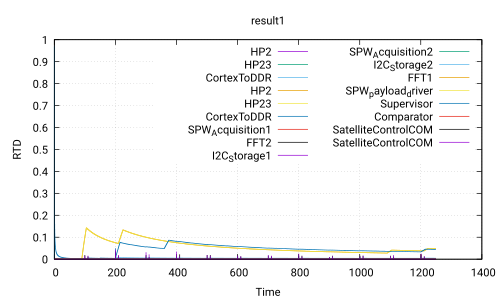

Write gnuplot code to recreate this figure.
 set title 'result1'
 set ylabel 'RTD'
 set xlabel 'Time'
 set grid
 set term pdf
 set output 'Use_case_DoubleCamera_Safety.ATIPPIC.executable360.0_120.0.pdf'
 plot 'Use_case_DoubleCamera_Safety.ATIPPIC.executable360.0_120.0.csv' using 1:2 with lines title 'HP2','Use_case_DoubleCamera_Safety.ATIPPIC.executable360.0_120.0.csv' using 1:3 with lines title 'HP23','Use_case_DoubleCamera_Safety.ATIPPIC.executable360.0_120.0.csv' using 1:4 with lines title 'CortexToDDR','Use_case_DoubleCamera_Safety.ATIPPIC.executable360.0_120.0.csv' using 1:5 with lines title 'HP2','Use_case_DoubleCamera_Safety.ATIPPIC.executable360.0_120.0.csv' using 1:6 with lines title 'HP23','Use_case_DoubleCamera_Safety.ATIPPIC.executable360.0_120.0.csv' using 1:7 with lines title 'CortexToDDR','Use_case_DoubleCamera_Safety.ATIPPIC.executable360.0_120.0.csv' using 1:8 with lines title 'SPW_Acquisition1','Use_case_DoubleCamera_Safety.ATIPPIC.executable360.0_120.0.csv' using 1:9 with lines title 'FFT2','Use_case_DoubleCamera_Safety.ATIPPIC.executable360.0_120.0.csv' using 1:10 with lines title 'I2C_Storage1','Use_case_DoubleCamera_Safety.ATIPPIC.executable360.0_120.0.csv' using 1:11 with lines title 'SPW_Acquisition2','Use_case_DoubleCamera_Safety.ATIPPIC.executable360.0_120.0.csv' using 1:12 with lines title 'I2C_Storage2','Use_case_DoubleCamera_Safety.ATIPPIC.executable360.0_120.0.csv' using 1:13 with lines title 'FFT1','Use_case_DoubleCamera_Safety.ATIPPIC.executable360.0_120.0.csv' using 1:14 with lines title 'SPW_payload_driver','Use_case_DoubleCamera_Safety.ATIPPIC.executable360.0_120.0.csv' using 1:15 with lines title 'Supervisor','Use_case_DoubleCamera_Safety.ATIPPIC.executable360.0_120.0.csv' using 1:16 with lines title 'Comparator','Use_case_DoubleCamera_Safety.ATIPPIC.executable360.0_120.0.csv' using 1:17 with lines title 'SatelliteControlCOM','Use_case_DoubleCamera_Safety.ATIPPIC.executable360.0_120.0.csv' using 1:18 with lines title 'SatelliteControlCOM'
